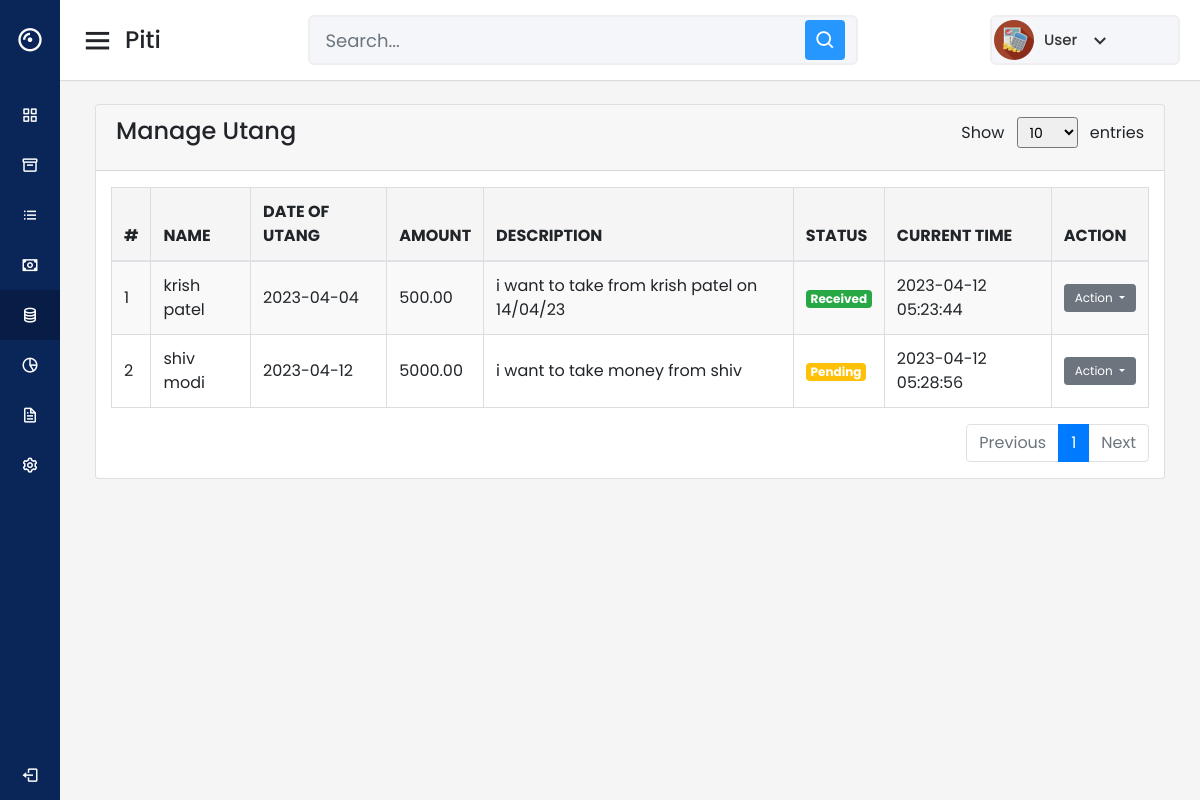
/includes/manage-Utang.php (signed in), run on the app's committed database.
### tables this page shows
CREATE TABLE `users` (
  `id` int(11) NOT NULL,
  `name` varchar(50) NOT NULL,
  `email` varchar(30) NOT NULL,
  `phone` varchar(15) NOT NULL,
  `password` varchar(255) NOT NULL,
  `verification_code` varchar(12) NOT NULL,
  `created_at` datetime DEFAULT current_timestamp()
);

CREATE TABLE `Utang` (
  `id` int(11) UNSIGNED NOT NULL,
  `UserId` int(100) NOT NULL,
  `name` varchar(255) NOT NULL,
  `date_of_Utang` date NOT NULL,
  `amount` decimal(10,2) NOT NULL,
  `description` varchar(250) DEFAULT NULL,
  `status` enum('pending','received') NOT NULL,
  `current_time` timestamp NOT NULL DEFAULT current_timestamp() ON UPDATE current_timestamp()
);

### includes/manage-utang.php (the view, shortened to what this page needs)
<?php
include('database.php');
if (strlen($_SESSION['detsuid']==0)) {
  header('location:logout.php');
  } else{
?>
<!DOCTYPE html>
<html lang="en" dir="ltr">
  <head>
    <link rel="stylesheet" href="css/style.css">
    <link href='https://unpkg.com/boxicons@2.0.7/css/boxicons.min.css' rel='stylesheet'>
    <link rel="stylesheet" href="https://cdnjs.cloudflare.com/ajax/libs/font-awesome/6.3.0/css/all.min.css">
     <link rel="stylesheet" href="https://cdn.jsdelivr.net/npm/bootstrap@4.0.0/dist/css/bootstrap.min.css">
     <link rel="stylesheet" href="https://cdnjs.cloudflare.com/ajax/libs/font-awesome/5.15.3/css/all.min.css" />
   </head>
<body>
  <div class="sidebar">
  <div class="logo-details">
      <i class='bx bx-album'></i>
      <span class="logo_name">Piti</span>
    </div>
      <ul class="nav-links">
        <li>
          <a href="home.php" >
            <i class='bx bx-grid-alt' ></i>
            <span class="links_name">Dashboard</span>
          </a>
        </li>
        <li>
          <a href="add-Pengeluaran.php" >
            <i class='bx bx-box' ></i>
            <span class="links_name">Pengeluaran</span>
          </a>
        </li>
       <li>
          <a href="manage-Pengeluaran.php">
            <i class='bx bx-list-ul' ></i>
            <span class="links_name">Daftar Pengeluaran</span>
          </a>
        </li>
        <li>
          <a href="Utang.php">
          <i class='bx bx-money'></i>
            <span class="links_name">Utang</span>
          </a>
        </li>
        <li>
          <a href="#" class="active">
          <i class='bx bx-coin-stack'></i>
         <span class="links_name">Manage Utang</span>
          </a>
        </li>
        <li>
          <a href="Analisis.php" >
            <i class='bx bx-pie-chart-alt-2' ></i>
            <span class="links_name">Analisis</span>
          </a>
        </li>
        <li>
          <a href="Laporan.php">
          <i class="bx bx-file"></i>
            <span class="links_name">Laporan</span>
          </a>
        </li>
        <li>
        <a href="user_profile.php">
            <i class='bx bx-cog' ></i>
            <span class="links_name">Pengaturan</span>
          </a>
        </li>
        <li class="log_out">
        <a href="logout.php">
            <i class='bx bx-log-out'></i>
            <span class="links_name">Keluar</span>
          </a>
        </li>
      </ul>
  </div>
  <section class="home-section">
    <nav>
    <div class="sidebar-button">
        <i class='bx bx-menu sidebarBtn'></i>
        <span class="dashboard">Piti</span>
      </div>
      <div class="search-box">
        <input input type="text" id="search-input" class="form-control form-control-sm mx-2" placeholder="Search...">
        <i class='bx bx-search' ></i>
</div>
<?php
$uid=$_SESSION['detsuid'];
$ret=mysqli_query($db,"select name  from users where id='$uid'");
$row=mysqli_fetch_array($ret);
$name=$row['name'];
?>
<div class="profile-details">
  <img src="images/maex.png" alt="">
  <span class="admin_name"><?php echo $name; ?></span>
  <i class='bx bx-chevron-down' id='profile-options-toggle'></i>
</div>
    </nav>
   <div class="home-content">
    <div class="overview-boxes">
    <div class="col-sm-10 col-sm-offset-3 col-lg-12 col-lg-offset-2 main">
    <div class="row">
        <div class="col-lg-12">
            <div class="panel panel-default">
                <div class="card">
                    <div class="card-header">
                        <div class="row">
                            <div class="col-md-6">
                                <h4 class="card-title">Manage Utang</h4>
                            </div>
                            <div class="col-md-6 text-right">
  <label>Show
    <select class="form-control-sm mx-2" id="select-entries">
      <option value="10">10</option>
    </select>
    entries
  </label>
</div>
                        </div>
                    </div>
                    <div class="panel-body">
                        <div class="col-md-12">
                            <div class="table-responsive">
                                <table class="table table-striped table-bordered table-hover">
                                    <thead>
                                    <tr>
                                    <th>#</th>
                                    <th>Name</th>
                                    <th>Date of Utang</th>
                                    <th>Amount</th>
                                    <th>Description</th>
                                    <th>Status</th>
                                    <th>Current Time</th>
                                    <th>Action</th>
                                </tr>
                                    </thead>
                                    <tbody>
                                        <?php
                                        $userid=$_SESSION['detsuid'];
                                        $limit = isset($_GET['limit']) ? $_GET['limit'] : 10;
                                        $page = isset($_GET['page']) ? $_GET['page'] : 1;
                                        $offset = ($page - 1) * $limit;
                                        $ret=mysqli_query($db,"select * from Utang where UserId='$userid' LIMIT $limit OFFSET $offset");
                                        $cnt = $offset + 1;
                                        while ($row=mysqli_fetch_array($ret)) {
                                        ?>
                                            <tr>
                                                <td><?php echo $cnt;?></td>
                                                <td><?php echo $row["name"];?></td>
                                                <td><?php echo $row["date_of_Utang"];?></td>
                                                <td><?php echo $row["amount"];?></td>
                                                <td><?php echo $row["description"];?></td>
                                                <td><?php  if ($row["status"] == "received") {
                                                echo '</i> <span class="badge bg-success text-white">Received</span>';
                                                } else {
                                                echo '<span class="badge bg-warning text-white">Pending</span>';
                                                }?>
                                                </td>
                                                <td><?php echo $row["current_time"];?></td>
                                            <td>
                                          <div class="dropdown">
                                            <button class="btn btn-secondary btn-sm dropdown-toggle" type="button" id="dropdownMenuButton<?php echo $row['id']; ?>" data-toggle="dropdown" aria-haspopup="true" aria-expanded="false">
                                              Action
                                            </button>
                                          </div>
                                              </td>
                                            </tr>
                                        <?php
                                        $cnt++;
                                        }?>
                                    </tbody>
                                </table>
                            </div>
                            <?php
                            $result = mysqli_query($db, "SELECT COUNT(ID) as total FROM Utang ");
                            $data = mysqli_fetch_assoc($result);
                            $total_pages = ceil($data['total'] / $limit);
                            ?>
                            <ul class="pagination justify-content-end">
                                <li class="page-item <?php if($page <= 1){ echo 'disabled'; } ?>">
                                                              <a class="page-link"
                          href="<?php if($page <= 1){ echo '#'; } else { echo "?page=".($page - 1)."&limit=$limit"; } ?>"
                          >Previous</a>
                          </li>
                          <?php for($i = 1; $i <= $total_pages; $i++): ?>
                          <li class="page-item <?php if($page == $i) echo 'active'; ?>">
                          <a class="page-link" href="<?php echo "?page=$i&limit=$limit"; ?>"><?php echo $i; ?></a>
                          </li>
                          <?php endfor; ?>
                          <li class="page-item <?php if($page >= $total_pages) echo 'disabled'; ?>">
                          <a class="page-link"
                          href="<?php if($page >= $total_pages) { echo '#'; } else { echo "?page=".($page + 1)."&limit=$limit"; } ?>"
                          >Next</a>
                          </li>
                          </ul>
                          </div>
                          </div>
                          </div>
                          </div>
                          </div>
                          </div>
                          </div>
      </div>
    </div>
  </section>
<?php }?>

### includes/css/style.css (style rules this page uses)
* { margin: 0; padding: 0; box-sizing: border-box; font-family: 'Poppins', sans-serif; }
.sidebar { position: fixed; height: 100%; width: 240px; background: #0A2558; transition: all 0.5s ease; }
.sidebar .logo-details { height: 80px; display: flex; align-items: center; }
.sidebar .logo-details i { font-size: 28px; font-weight: 500; color: #fff; min-width: 60px; text-align: center }
.sidebar .logo-details .logo_name { color: #fff; font-size: 24px; font-weight: 500; }
.sidebar .nav-links { margin-top: 10px; }
.sidebar .nav-links li { position: relative; list-style: none; height: 50px; }
.sidebar .nav-links li a { height: 100%; width: 100%; display: flex; align-items: center; text-decoration: none; transition: all 0.4s ease; }
.sidebar .nav-links li a.active { background: #081D45; }
.sidebar .nav-links li i { min-width: 60px; text-align: center; font-size: 18px; color: #fff; }
.sidebar .nav-links li a .links_name { color: #fff; font-size: 15px; font-weight: 400; white-space: nowrap; }
.sidebar .nav-links .log_out { position: absolute; bottom: 0; width: 100%; }
.home-section { position: relative; background: #f5f5f5; min-height: 100vh; width: calc(100% - 240px); left: 240px; transition: all 0.5s ease; }
.home-section nav { display: flex; justify-content: space-between; height: 80px; background: #fff; display: flex; align-items: center; position: fixed; width: calc(100% - 240px); left: 240px; z-index: 100; padding: 0 20px; box-shadow: 0 1px 1px rgba(0, 0, 0, 0.1); transition: all 0.5s ease; }
.home-section nav .sidebar-button { display: flex; align-items: center; font-size: 24px; font-weight: 500; }
nav .sidebar-button i { font-size: 35px; margin-right: 10px; }
.home-section nav .search-box { position: relative; height: 50px; max-width: 550px; width: 100%; margin: 0 20px; }
nav .search-box input { height: 100%; width: 100%; outline: none; background: #F5F6FA; border: 2px solid #EFEEF1; border-radius: 6px; font-size: 18px; padding: 0 15px; }
nav .search-box .bx-search { position: absolute; height: 40px; width: 40px; background: #2697FF; right: 5px; top: 50%; transform: translateY(-50%); border-radius: 4px; line-height: 40px; text-align: center; color: #fff; font-size: 22px; transition: all 0.4 ease; }
.home-section nav .profile-details { display: flex; align-items: center; background: #F5F6FA; border: 2px solid #EFEEF1; border-radius: 6px; height: 50px; min-width: 190px; padding: 0 15px 0 2px; }
nav .profile-details img { height: 40px; width: 40px; border-radius: 6px; object-fit: cover; }
nav .profile-details .admin_name { font-size: 15px; font-weight: 500; color: #333; margin: 0 10px; white-space: nowrap; }
nav .profile-details i { font-size: 25px; color: #333; }
.home-section .home-content { position: relative; padding-top: 104px; }
.home-content .overview-boxes { display: flex; align-items: center; justify-content: space-between; flex-wrap: wrap; padding: 0 20px; margin-bottom: 26px; }
@media (max-width: 1240px) { .sidebar { width: 60px; } }
@media (max-width: 1240px) { .home-section { width: calc(100% - 60px); left: 60px; } }
@media (max-width: 1240px) { .home-section nav { width: calc(100% - 60px); left: 60px; } }

### includes/manage-utang.php (style rules this page uses)
.form-control { border-radius: 3px; border: 1px solid #ccc; }
.table th, .table td { vertical-align: middle; }
.table th { background-color: #f5f5f5; border-color: #ddd; font-weight: bold; text-transform: uppercase; }
.table td { border-color: #ddd; }
.table-striped tbody tr:nth-of-type(odd) { background-color: #f9f9f9; }
.btn-sm { font-size: 12px; padding: 4px 10px; }

### data on the page
users: name "User"
utang: name "krish patel", date_of_Utang "2023-04-04", amount "500.00", description "i want to take from krish patel on 14/04/23", status "Received", current_time "2023-04-12 05:23:44"
utang: name "shiv modi", date_of_Utang "2023-04-12", amount "5000.00", description "i want to take money from shiv", status "Pending", current_time "2023-04-12 05:28:56"
